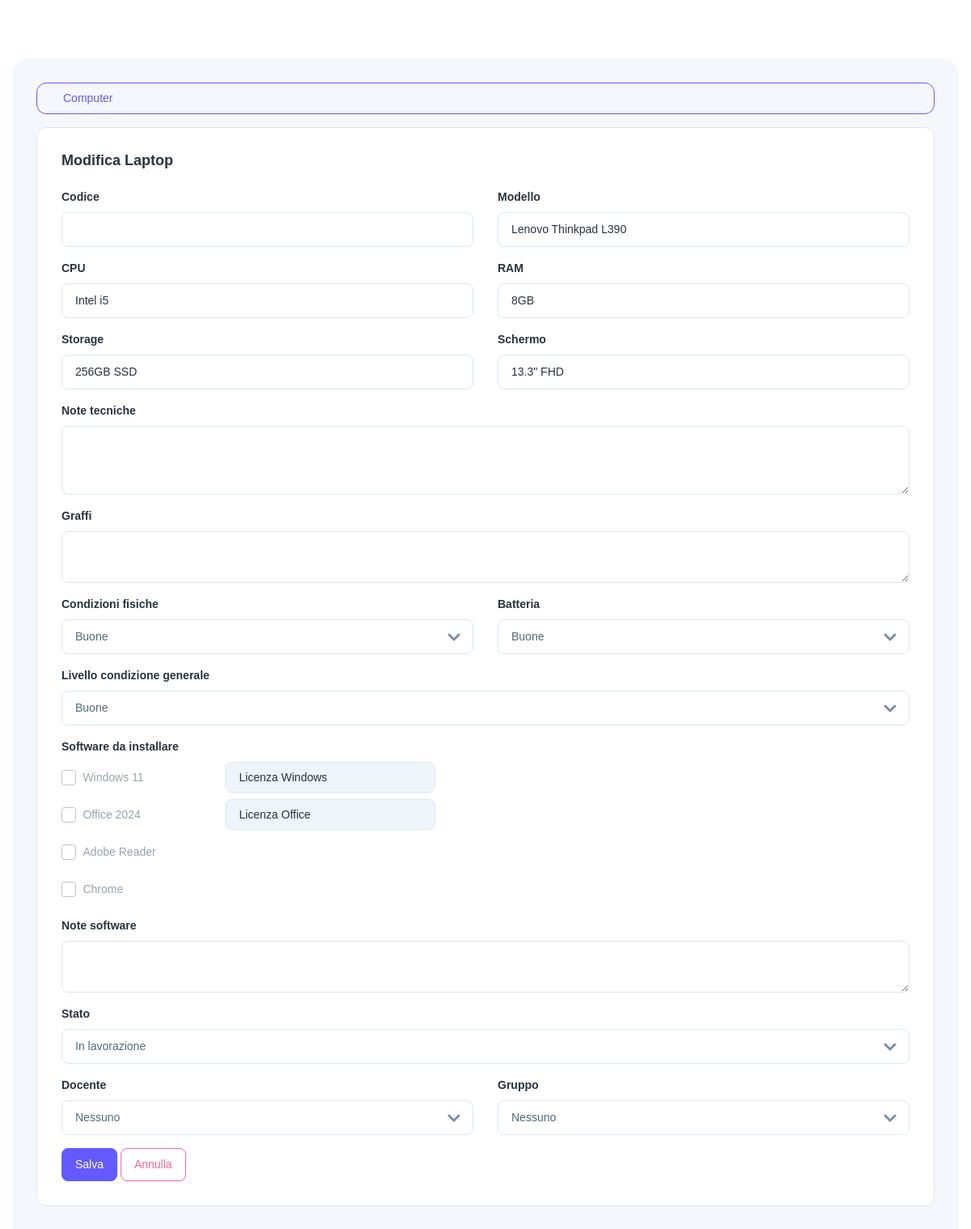
Page /laptops/create (signed in) on the committed database.
### tables this page shows
CREATE TABLE IF NOT EXISTS software (
  id INT AUTO_INCREMENT PRIMARY KEY,
  name VARCHAR(150) NOT NULL,
  version VARCHAR(100) NULL,
  license VARCHAR(120) NULL,
  cost DECIMAL(10,2) NULL,
  notes TEXT NULL,
  UNIQUE KEY uq_software_name_version (name, version)
);

### app/views/laptops/form.php (the view, shortened to what the rows shown need)
<div class="card">
  <div class="card-body">
    <form method="post" action="<?php echo \App\Core\Helpers::url((isset($laptop['id']) && $laptop['id']) ? '/laptops/'.$laptop['id'].'/update' : '/laptops'); ?>">
      <div class="mb-3">
        <div>
          <?php foreach (($softwares??[]) as $s) { if ($s['name']==='Windows') { $checked = in_array($s['id'], ($selected_software_ids??[])); ?>
            <div class="d-flex align-items-center mb-2">
              <input class="form-check-input me-2" type="checkbox" data-name="Windows" name="software_ids[]" id="soft_<?php echo $s['id']; ?>" value="<?php echo $s['id']; ?>" <?php echo $checked?'checked':''; ?>>
              <label class="form-check-label text-nowrap me-3" for="soft_<?php echo $s['id']; ?>" style="min-width:160px;height:38px;line-height:38px"><?php echo htmlspecialchars('Windows'.($s['version']?' '.$s['version']:'')); ?></label>
              <input type="text" class="form-control" id="windows_license" name="windows_license" placeholder="Licenza Windows" value="<?php echo htmlspecialchars($laptop['windows_license']??''); ?>" style="width:260px; flex:0 0 260px; height:38px" autocomplete="off">
            </div>
          <?php }} ?>
          <?php foreach (($softwares??[]) as $s) { if ($s['name']==='Office') { $checked = in_array($s['id'], ($selected_software_ids??[])); ?>
            <div class="d-flex align-items-center mb-2">
              <input class="form-check-input me-2" type="checkbox" data-name="Office" name="software_ids[]" id="soft_<?php echo $s['id']; ?>" value="<?php echo $s['id']; ?>" <?php echo $checked?'checked':''; ?>>
              <label class="form-check-label text-nowrap me-3" for="soft_<?php echo $s['id']; ?>" style="min-width:160px;height:38px;line-height:38px"><?php echo htmlspecialchars('Office'.($s['version']?' '.$s['version']:'')); ?></label>
              <input type="text" class="form-control" id="office_license" name="office_license" placeholder="Licenza Office" value="<?php echo htmlspecialchars($laptop['office_license']??''); ?>" style="width:260px; flex:0 0 260px; height:38px" autocomplete="off">
            </div>
          <?php }} ?>
          <?php foreach (($softwares??[]) as $s) { if ($s['name']!=='Windows' && $s['name']!=='Office') { $checked = in_array($s['id'], ($selected_software_ids??[])); ?>
            <div class="d-flex align-items-center mb-2">
              <input class="form-check-input me-2" type="checkbox" data-name="<?php echo htmlspecialchars($s['name']); ?>" name="software_ids[]" id="soft_<?php echo $s['id']; ?>" value="<?php echo $s['id']; ?>" <?php echo $checked?'checked':''; ?>>
              <label class="form-check-label text-nowrap me-3" for="soft_<?php echo $s['id']; ?>" style="min-width:160px;height:38px;line-height:38px">
                <?php echo htmlspecialchars($s['name'].($s['version']?' '.$s['version']:'')); ?>
              </label>
              <div class="me-3" style="width:260px; flex:0 0 260px; height:38px"></div>
            </div>
          <?php }} ?>
        </div>
      </div>
    </form>
  </div>
</div>

### rows in the picture
software: version "Windows 11"
software: version "Office 2024"
software: name "Adobe Reader"
software: name "Chrome"

### other values in the picture
$label0 "Computer"
form field physical_condition "Buone"
form field battery "Buone"
form field condition_level "Buone"
form field status "In lavorazione"
